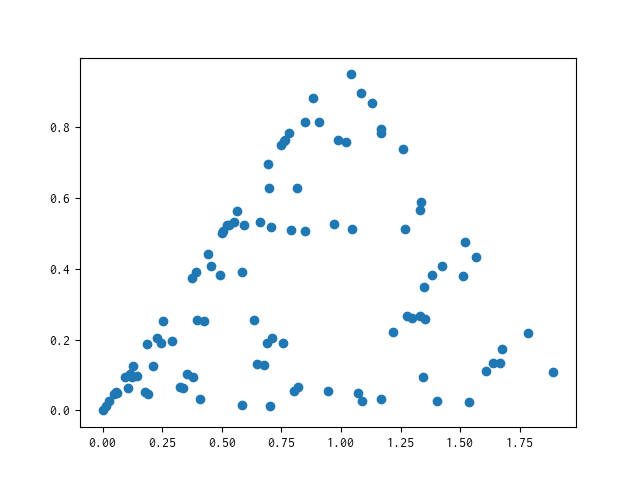

Reproduce this figure in Python.
import matplotlib.pyplot as plt
import random

def transformation_1(p):
    x = p[0]
    y = p[1]
    x1 = 0.5 * x
    y1 = 0.5 * y
    return x1, y1

def transformation_2(p):
    x = p[0]
    y = p[1]
    x1 = 0.5 * x + 0.5
    y1 = 0.5 * y + 0.5
    return x1, y1

def transformation_3(p):
    x = p[0]
    y = p[1]
    x1 = 0.5 * x + 1
    y1 = 0.5 * y
    return x1, y1

def transform(p):
    transformations = [transformation_1, transformation_2, transformation_3]
    t = random.choice(transformations)
    x, y = t(p)
    return x, y

def build_tri(p, n):
    x = [p[0]]
    y = [p[1]]
    for i in range(n):
        p = transform(p)
        x.append(p[0])
        y.append(p[1])
    return x, y

if __name__ == '__main__':
    p = [0, 0]
    n = int(input('Enter number : '))
    x, y = build_tri(p, n)
    plt.plot(x, y, 'o')
    plt.savefig('02.png')
